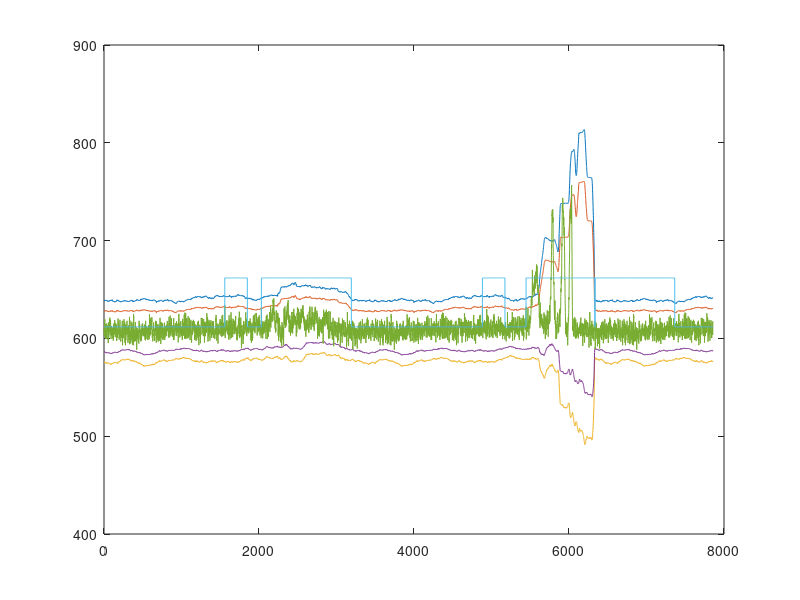

MATLAB code for this plot:
% This file shows an attempt to make sense of data sampled by the system
% The data was gatherd as follows:
%   - rawdata_noobject.txt contains data with no object in its los
%   - rawdata_coffecup.txt contains data with a coffeecup at the edge of
%     the los standing on the floor
%   - rawdata_cofeecup_fewerdist contains data with a coffeecup at the edne
%     of the los but much closer to the light and photo diode
%
% Main method tried in this file: Adding a delay between the standard
% deviation calculation and the sample to compare it with. Data is
% distributed as follows:
%
%  <--- Old samples                                                 New samples ----->
% [ 200 samples for the STD Dev] [200 - x samples of fifo] [x samples for comparrison]
%
% This works very well with x beeing 3 and comparing it with mean +- 2
% sigma.


clear all
f = csvread('rawdata_noobject.txt')
j = csvread('rawdata_coffecup.txt')
k = csvread('rawdata_cofeecup_fewerdist.txt')
f = [(f(:,1));(j(:,1));(f(:,1));(k(:,1));(f(:,1))];

delay = 90
d = 200 %samples in main std
e = 2  %samples in deleayed distribution

stdAtDetect = 0;

gs = std(f(1:d));
gm = mean(f(1:d))

hs = std(f(1:d))
hm = mean(f(1:d))
ga = std(f(1:d));
res = 0;
[N  dc] = size(f)
for n = 2:1:N-501
    ga = [ga std(f(n:n+d))];
    hm = [hm mean(f(n+d+delay:n+d+e+delay))];
    gs = [gs std(f(n:n+d))];
    gm = [gm mean(f(n:n+d))];
    
    if res(n-1) == 0
        stdAtDetect = gs(n);
        i = 0;
        res = [res ((hm(n) < gm(n)-2*gs(n)) | (hm(n) > gm(n)+2*gs(n)))];
    else
        i = i + 1;
        if i > d+delay
            if stdAtDetect > gs(n)
                res = [res 0];
            else
                res = [res 1];
            end
        else
            res = [res 1];
        end
    end
end

plot(gm+3*gs)
hold on
plot(gm+2*gs)
plot(gm-3*gs)
plot(gm-2*gs)
plot(hm)
plot(mean(f)+res*50)
hold on